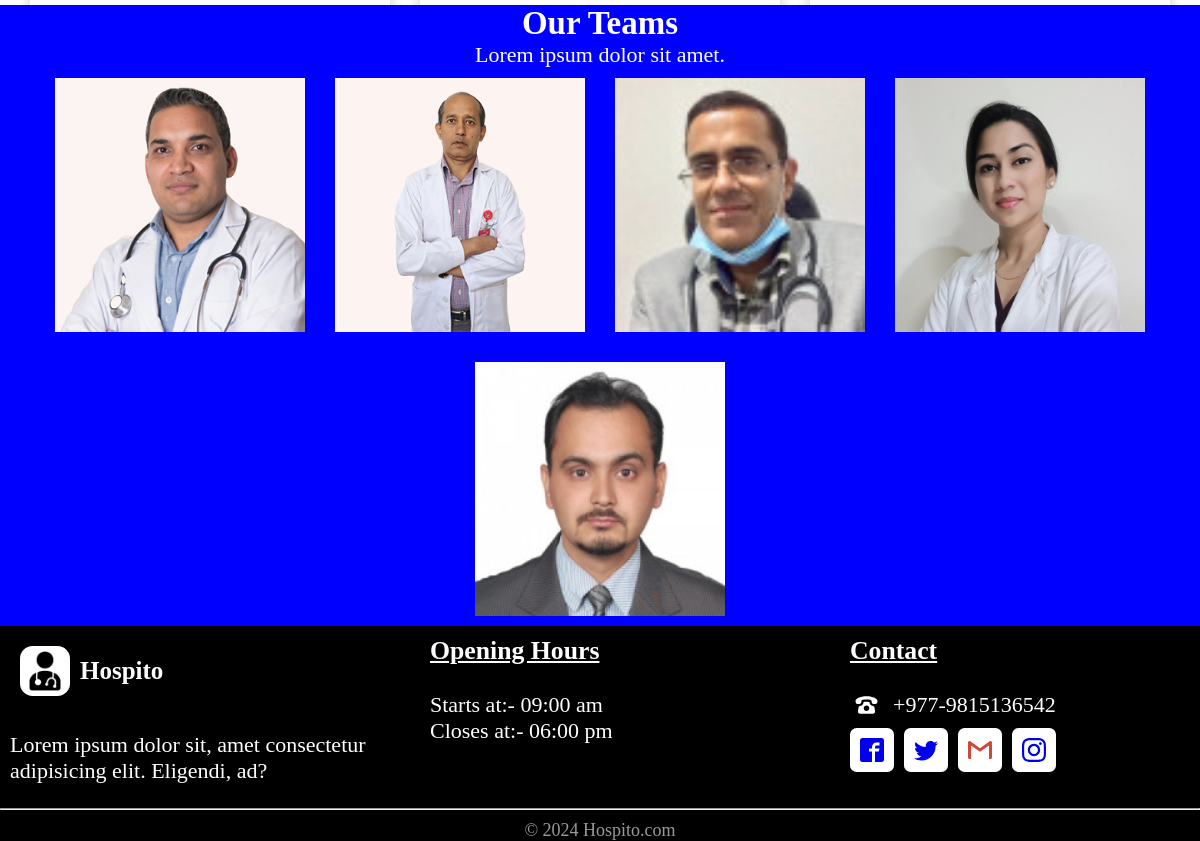
Page /home.php (lower part) on the earlier database version.
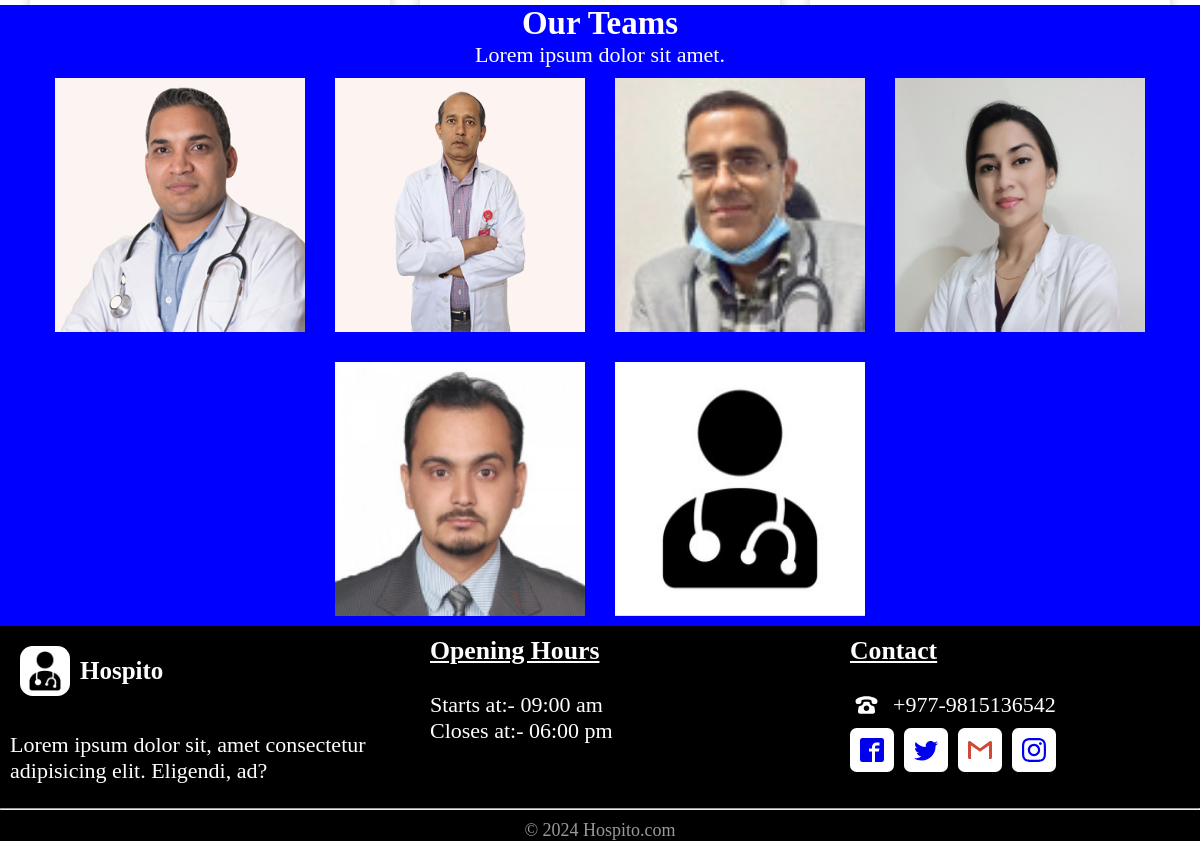
Same page on the later database version.
### tables this page shows
CREATE TABLE `doctor` (
  `id` int(11) NOT NULL,
  `fname` varchar(60) NOT NULL,
  `latitude` decimal(10,8) NOT NULL,
  `longitude` decimal(11,8) NOT NULL,
  `email` varchar(60) NOT NULL,
  `password` varchar(60) NOT NULL,
  `phone` varchar(60) NOT NULL,
  `address` varchar(255) NOT NULL,
  `image_name` varchar(255) NOT NULL,
  `image_path` varchar(255) NOT NULL,
  `sid` int(11) DEFAULT NULL,
  `created_at` timestamp NULL DEFAULT current_timestamp()
);

### home.php (the view, shortened to what this page needs)
<?php
    include "connection.php";
?>
<!DOCTYPE html>
<html lang="en">
<head>
    <link rel="stylesheet" href="assets/style.css">
</head>
<body>
    <section id="services">
        <div class="service-card">
            <?php
                $sql = "SELECT * FROM specialities";
                $result = $conn->query($sql);
                while ($row = mysqli_fetch_assoc($result)) {
                    $image_path = $row['image_path'];
                    $image_name = $row['image_name'];
            ?>
            <div class="service-card-inner">
                <img src="admin/<?php echo $image_path ?>" alt="<?php echo $image_name ?>"><br><br>
            </div>
            <?php
                }
            ?>
        </div>
    </section>
    <section class="team">
        <h2>Our Teams</h2>
        <p>Lorem ipsum dolor sit amet.</p>
        <div class="flip-container">
            <?php
                $dosql = "SELECT * FROM doctor";
                $doresult = $conn->query($dosql);
                while ($row = mysqli_fetch_assoc($doresult)) {
                    $image_path = $row['image_path'];
                    $image_name = $row['image_name'];
                    $fname = $row['fname'];
                    $address = $row['address'];
            ?>
            <div class="flip-card">
                <div class="flip-card-inner">
                    <div class="flip-card-front">
                        <img src="admin/<?php echo $image_path ?>" alt="<?php echo $image_name ?>">
                    </div>
                    <div class="flip-card-back">
                        <p class="title"><?php echo "$fname"; ?></p>
                        <p><?php
                        ?></p>
                        <p><?php echo "$address"; ?></p>
                    </div>
                </div>
            </div>
            <?php
                }
            ?>
        </div>
    </section>
    <footer>
        <div class="grid-box">
            <div class="box1">
                <div class="logo">
                    <img src="assets/img/doctorslogo.jpg">
                    <h1>Hospito</h1>
                </div> <br>
                <p>Lorem ipsum dolor sit, amet consectetur adipisicing elit. Eligendi, ad?</p>
            </div>
            <div class="box2">
                <h3><u>Opening Hours</u></h3> <br>
                <p>Starts at:- 09:00 am</p>
                <p>Closes at:- 06:00 pm</p>
            </div>
            <div class="box3">
                <h3><u>Contact</u></h3> <br>
                <a href="tel:+977-9815136542" style="color:#fff;"><svg class="icon icon-old-phone" style="background-color: black;"><use xlink:href="#icon-old-phone"></use></svg>+977-9815136542</a>
                <div class="social-media">
                    <ul>
                        <li><a href="facebook.com" class="Facebook">
                            <svg class="icon icon-facebook2"><use xlink:href="#icon-facebook2"></use></svg>
                        </a></li>
                        <li><a href="twitter.com" class="twitter">
                            <svg class="icon icon-twitter"><use xlink:href="#icon-twitter"></use></svg>
                        </a></li>
                        <li><a href="gmail.com" class="gmail">
                            <svg class="icon icon-gmail"><use xlink:href="#icon-gmail"></use></svg>
                        </a></li>
                        <li><a href="instagram.com" class="Instagram">
                            <svg class="icon icon-instagram"><use xlink:href="#icon-instagram"></use></svg>
                        </a></li>
                    </ul>
                </div><br>
            </div>
        </div>
        <hr>
        <div class="footer-cr">
            <p>&copy 2024 Hospito.com</p>
        </div>
    </footer>
</body>
</html>

Differences in the rows shown:
added doctor: image_path+image_name (picture)
